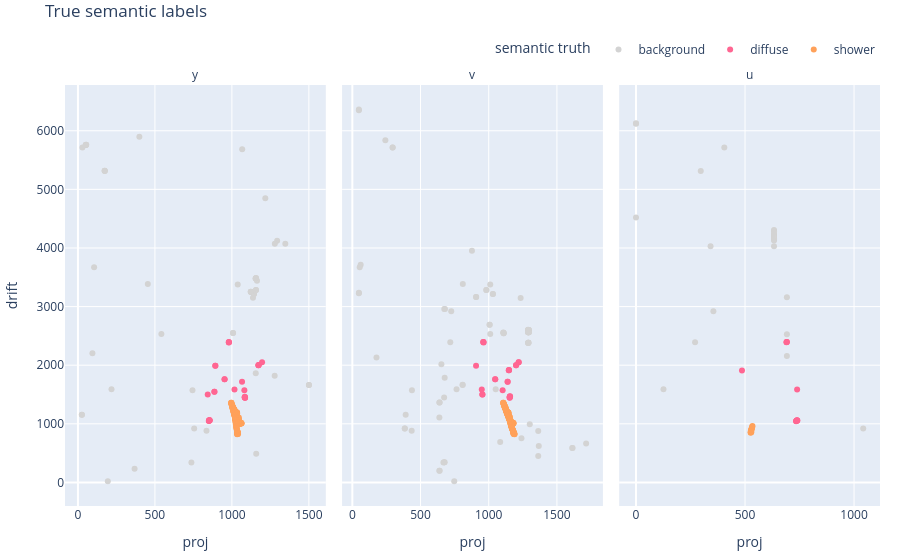

Source (notebook cell):
### Markdown cell above
### Plot a single graph

We can now use pynuml's plotting utilities to plot the graph as a figure. Each time you call the above block to retrieve a new graph, you can then re-execute the plotting blocks to re-plot with the new graph. Note these plots require a checkpoint path in the "Configure network" cell.

### Code cell
# true semantic labels

import plotly.io as pio  # claude modif!
pio.renderers.default = "plotly_mimetype+notebook_connected"  # claude modif! render without the anywidget-based FigureWidget

plot.plot(data, target='semantic', how='pred', filter='none')
plot.plot(data, target='semantic', how='true', filter='none')

plot.plot(data, target='semantic', how='pred', filter='show')
plot.plot(data, target='semantic', how='true', filter='show')

fig = plot.plot(data, target='semantic', how='true')
go.Figure(fig).show()  # claude modif!

### Figure 1 — Plotly figure (JSON) as saved in the notebook; plotly's stock layout.template omitted (floating-point values rounded to 4 significant figures; data arrays with more than 128 entries replaced by an {"elided": "..."} marker saying what was removed)
{"data": [{"customdata": {"elided": "50x5 mixed values"}, "hovertemplate": "semantic truth=%{customdata[0]}<br>plane=y<br>proj=%{x:.1f}<br>drift=%{y:.1f}<br>instance truth=%{customdata[1]}<br>filter prediction=%{customdata[2]}<br>semantic prediction=%{customdata[3]}<br>instance prediction=%{customdata[4]:.4f}<extra></extra>", "legendgroup": "background", "marker": {"color": "lightgrey", "symbol": "circle"}, "mode": "markers", "name": "background", "orientation": "v", "showlegend": true, "type": "scatter", "uid": "2486a731-d5ec-4ad6-865e-ebe14e0c6761", "x": [1501.0, 1500.0, 1347.0, 1294.0, 1279.0, 1278.0, 1217.0, 1163.0, 1158.0, 1157.0, 1157.0, 1156.0, 1156.0, 1155.0, 1155.0, 1154.0, 1144.0, 1143.0, 1137.0, 1125.0, 1124.0, 1123.0, 1122.0, 1067.0, 1038.0, 1008.0, 1007.0, 835.0, 755.0, 744.0, 737.0, 542.0, 454.0, 399.0, 368.0, 218.0, 194.0, 175.0, 174.0, 173.0, 105.0, 94.0, 54.0, 53.0, 52.0, 51.0, 50.0, 29.0, 26.0, 25.0], "xaxis": "x", "y": [1664.0, 1664.0, 4073.0, 4124.0, 4072.0, 1820.0, 4847.0, 3439.0, 489.0, 3283.0, 3487.0, 3283.0, 3486.0, 1862.0, 3479.0, 3478.0, 3216.0, 3217.0, 3149.0, 3247.0, 3249.0, 3252.0, 3253.0, 5685.0, 3376.0, 2551.0, 2548.0, 883.3, 918.7, 1573.0, 340.5, 2533.0, 3386.0, 5899.0, 233.2, 1589.0, 20.92, 5315.0, 5317.0, 5319.0, 3669.0, 2204.0, 5763.0, 5761.0, 5757.0, 5757.0, 5759.0, 5714.0, 1155.0, 1155.0], "yaxis": "y"}, {"customdata": {"elided": "87x5 mixed values"}, "hovertemplate": "semantic truth=%{customdata[0]}<br>plane=v<br>proj=%{x:.1f}<br>drift=%{y:.1f}<br>instance truth=%{customdata[1]}<br>filter prediction=%{customdata[2]}<br>semantic prediction=%{customdata[3]}<br>instance prediction=%{customdata[4]:.4f}<extra></extra>", "legendgroup": "background", "marker": {"color": "lightgrey", "symbol": "circle"}, "mode": "markers", "name": "background", "orientation": "v", "showlegend": false, "type": "scatter", "uid": "276a5bb3-297c-417a-8e25-018583cd0a8d", "x": [1714.0, 1614.0, 1613.0, 1367.0, 1363.0, 1363.0, 1301.0, 1295.0, 1295.0, 1295.0, 1293.0, 1293.0, 1293.0, 1292.0, 1292.0, 1292.0, 1292.0, 1291.0, 1291.0, 1291.0, 1291.0, 1290.0, 1290.0, 1290.0, 1290.0, 1289.0, 1289.0, 1289.0, 1289.0, 1289.0, 1288.0, 1288.0, 1288.0, 1240.0, 1234.0, 1110.0, 1109.0, 1108.0, 1107.0, 1084.0, 1051.0, 1031.0, 1030.0, 1011.0, 1011.0, 1007.0, 1006.0, 983.0, 982.0, 908.0, 907.0, 877.0, 810.0, 809.0, 808.0, 764.0, 747.0, 725.0, 718.0, 679.0, 677.0, 677.0, 674.0, 673.0, 673.0, 668.0, 653.0, 640.0, 640.0, 638.0, 638.0, 638.0, 437.0, 435.0, 391.0, 385.0, 384.0, 296.0, 295.0, 242.0, 177.0, 61.0, 54.0, 48.0, 48.0, 48.0, 48.0], "xaxis": "x2", "y": [663.0, 586.7, 586.8, 623.2, 875.5, 451.8, 993.1, 2603.0, 2573.0, 2564.0, 2603.0, 2573.0, 2563.0, 2383.0, 2603.0, 2574.0, 2564.0, 2383.0, 2602.0, 2573.0, 2564.0, 2383.0, 2603.0, 2573.0, 2563.0, 2377.0, 2384.0, 2603.0, 2574.0, 2564.0, 2602.0, 2573.0, 2564.0, 755.4, 3149.0, 2547.0, 2547.0, 2552.0, 2557.0, 691.1, 1588.0, 3215.0, 3217.0, 3376.0, 2533.0, 2689.0, 2689.0, 3284.0, 3283.0, 3163.0, 3162.0, 3952.0, 3386.0, 1665.0, 1664.0, 1589.0, 20.55, 2920.0, 2391.0, 2957.0, 1786.0, 344.5, 2958.0, 1449.0, 344.1, 340.7, 2016.0, 1364.0, 200.8, 1109.0, 1364.0, 200.6, 1573.0, 883.4, 1156.0, 918.8, 918.5, 5715.0, 5715.0, 5838.0, 2134.0, 3716.0, 3669.0, 6362.0, 6350.0, 3237.0, 3227.0], "yaxis": "y2"}, {"customdata": [["background", "-1", 0.8753, "muon", "0"], ["background", "-1", 0.3708, "shower", "-1"], ["background", "-1", 0.3049, "shower", "-1"], ["background", "-1", 0.2944, "shower", "-1"], ["background", "-1", 0.4346, "shower", "-1"], ["background", "-1", 0.3641, "shower", "-1"], ["background", "-1", 0.4351, "shower", "-1"], ["background", "-1", 0.4404, "shower", "-1"], ["background", "-1", 0.4393, "shower", "-1"], ["background", "-1", 0.4392, "shower", "-1"], ["background", "-1", 0.4394, "shower", "-1"], ["background", "-1", 0.4398, "shower", "-1"], ["background", "-1", 0.4401, "shower", "-1"], ["background", "-1", 0.4398, "shower", "-1"], ["background", "-1", 0.4386, "shower", "-1"], ["background", "-1", 0.8838, "muon", "-1"], ["background", "-1", 0.8732, "muon", "-1"], ["background", "-1", 0.4098, "shower", "-1"], ["background", "-1", 0.4172, "shower", "-1"], ["background", "-1", 0.871, "muon", "0"], ["background", "-1", 0.87, "muon", "0"], ["background", "-1", 0.4228, "shower", "-1"], ["background", "-1", 0.426, "shower", "-1"], ["background", "-1", 0.3363, "shower", "-1"]], "hovertemplate": "semantic truth=%{customdata[0]}<br>plane=u<br>proj=%{x:.1f}<br>drift=%{y:.1f}<br>instance truth=%{customdata[1]}<br>filter prediction=%{customdata[2]}<br>semantic prediction=%{customdata[3]}<br>instance prediction=%{customdata[4]:.4f}<extra></extra>", "legendgroup": "background", "marker": {"color": "lightgrey", "symbol": "circle"}, "mode": "markers", "name": "background", "orientation": "v", "showlegend": false, "type": "scatter", "uid": "3ad77451-c79e-4915-8f16-34642e1d2ad1", "x": [1042.0, 692.0, 692.0, 692.0, 633.0, 633.0, 633.0, 633.0, 633.0, 633.0, 633.0, 633.0, 633.0, 633.0, 633.0, 405.0, 355.0, 342.0, 297.0, 271.0, 126.0, 0.0, 0.0, 0.0], "xaxis": "x3", "y": [918.5, 3159.0, 2527.0, 2158.0, 4029.0, 4308.0, 4287.0, 4238.0, 4224.0, 4208.0, 4192.0, 4176.0, 4160.0, 4144.0, 4128.0, 5716.0, 2920.0, 4029.0, 5314.0, 2392.0, 1589.0, 6130.0, 6121.0, 4519.0], "yaxis": "y3"}, {"customdata": {"elided": "29x5 mixed values"}, "hovertemplate": "semantic truth=%{customdata[0]}<br>plane=y<br>proj=%{x:.1f}<br>drift=%{y:.1f}<br>instance truth=%{customdata[1]}<br>filter prediction=%{customdata[2]}<br>semantic prediction=%{customdata[3]}<br>instance prediction=%{customdata[4]:.4f}<extra></extra>", "legendgroup": "diffuse", "marker": {"color": "#FF6692", "symbol": "circle"}, "mode": "markers", "name": "diffuse", "orientation": "v", "showlegend": true, "type": "scatter", "uid": "587dcb1d-9bbc-47e3-be11-f36022b07ce1", "x": [1196.0, 1174.0, 1173.0, 1172.0, 1086.0, 1085.0, 1084.0, 1084.0, 1083.0, 1081.0, 1066.0, 1017.0, 981.0, 980.0, 980.0, 953.0, 952.0, 893.0, 892.0, 887.0, 886.0, 856.0, 855.0, 854.0, 853.0, 852.0, 851.0, 850.0, 843.0], "xaxis": "x", "y": [2049.0, 2002.0, 2000.0, 2000.0, 1444.0, 1446.0, 1464.0, 1449.0, 1454.0, 1575.0, 1717.0, 1585.0, 2393.0, 2386.0, 2395.0, 1761.0, 1761.0, 1992.0, 1992.0, 1547.0, 1547.0, 1058.0, 1060.0, 1059.0, 1059.0, 1055.0, 1051.0, 1048.0, 1499.0], "yaxis": "y"}, {"customdata": [["diffuse", "-1", 0.8698, "muon", "0"], ["diffuse", "-1", 0.8698, "muon", "0"], ["diffuse", "-1", 0.8695, "muon", "0"], ["diffuse", "-1", 0.8698, "muon", "0"], ["diffuse", "-1", 0.8686, "muon", "0"], ["diffuse", "-1", 0.8685, "muon", "0"], ["diffuse", "-1", 0.8695, "muon", "0"], ["diffuse", "-1", 0.8685, "muon", "0"], ["diffuse", "-1", 0.8699, "muon", "0"], ["diffuse", "-1", 0.2908, "shower", "-1"], ["diffuse", "-1", 0.292, "shower", "-1"], ["diffuse", "-1", 0.2883, "shower", "-1"], ["diffuse", "-1", 0.8694, "muon", "0"], ["diffuse", "-1", 0.8699, "muon", "0"], ["diffuse", "-1", 0.2813, "shower", "-1"], ["diffuse", "-1", 0.8705, "muon", "0"], ["diffuse", "-1", 0.8704, "muon", "0"], ["diffuse", "-1", 0.8705, "muon", "0"], ["diffuse", "-1", 0.8704, "muon", "0"], ["diffuse", "-1", 0.8704, "muon", "0"], ["diffuse", "-1", 0.8695, "muon", "0"], ["diffuse", "-1", 0.8693, "muon", "0"], ["diffuse", "-1", 0.8693, "muon", "0"], ["diffuse", "-1", 0.8709, "muon", "0"]], "hovertemplate": "semantic truth=%{customdata[0]}<br>plane=v<br>proj=%{x:.1f}<br>drift=%{y:.1f}<br>instance truth=%{customdata[1]}<br>filter prediction=%{customdata[2]}<br>semantic prediction=%{customdata[3]}<br>instance prediction=%{customdata[4]:.4f}<extra></extra>", "legendgroup": "diffuse", "marker": {"color": "#FF6692", "symbol": "circle"}, "mode": "markers", "name": "diffuse", "orientation": "v", "showlegend": false, "type": "scatter", "uid": "a9c867dc-b68b-4ca2-989d-ccb4d9e27125", "x": [1220.0, 1219.0, 1201.0, 1200.0, 1156.0, 1155.0, 1154.0, 1154.0, 1153.0, 1149.0, 1148.0, 1147.0, 1139.0, 1138.0, 1102.0, 1048.0, 1047.0, 962.0, 961.0, 960.0, 954.0, 953.0, 949.0, 907.0], "xaxis": "x2", "y": [2049.0, 2050.0, 2001.0, 2000.0, 1468.0, 1465.0, 1445.0, 1461.0, 1449.0, 1917.0, 1915.0, 1914.0, 1716.0, 1717.0, 1574.0, 1761.0, 1761.0, 2389.0, 2394.0, 2396.0, 1499.0, 1499.0, 1585.0, 1992.0], "yaxis": "y2"}, {"customdata": [["diffuse", "-1", 0.8703, "muon", "0"], ["diffuse", "-1", 0.8702, "muon", "0"], ["diffuse", "-1", 0.8698, "muon", "0"], ["diffuse", "-1", 0.8706, "muon", "0"], ["diffuse", "-1", 0.8702, "muon", "0"], ["diffuse", "-1", 0.8703, "muon", "0"], ["diffuse", "-1", 0.8703, "muon", "0"], ["diffuse", "-1", 0.8701, "muon", "0"], ["diffuse", "-1", 0.8716, "muon", "0"], ["diffuse", "-1", 0.8717, "muon", "0"], ["diffuse", "-1", 0.8717, "muon", "0"], ["diffuse", "-1", 0.2927, "shower", "-1"]], "hovertemplate": "semantic truth=%{customdata[0]}<br>plane=u<br>proj=%{x:.1f}<br>drift=%{y:.1f}<br>instance truth=%{customdata[1]}<br>filter prediction=%{customdata[2]}<br>semantic prediction=%{customdata[3]}<br>instance prediction=%{customdata[4]:.4f}<extra></extra>", "legendgroup": "diffuse", "marker": {"color": "#FF6692", "symbol": "circle"}, "mode": "markers", "name": "diffuse", "orientation": "v", "showlegend": false, "type": "scatter", "uid": "350d54c0-d8fe-4b95-a228-a3344e79adc5", "x": [740.0, 739.0, 739.0, 738.0, 737.0, 736.0, 735.0, 734.0, 692.0, 691.0, 690.0, 486.0], "xaxis": "x3", "y": [1055.0, 1585.0, 1057.0, 1060.0, 1055.0, 1051.0, 1047.0, 1045.0, 2396.0, 2395.0, 2390.0, 1908.0], "yaxis": "y3"}, {"customdata": {"elided": "148x5 mixed values"}, "hovertemplate": "semantic truth=%{customdata[0]}<br>plane=y<br>proj=%{x:.1f}<br>drift=%{y:.1f}<br>instance truth=%{customdata[1]}<br>filter prediction=%{customdata[2]}<br>semantic prediction=%{customdata[3]}<br>instance prediction=%{customdata[4]:.4f}<extra></extra>", "legendgroup": "shower", "marker": {"color": "#FFA15A", "symbol": "circle"}, "mode": "markers", "name": "shower", "orientation": "v", "showlegend": true, "type": "scatter", "uid": "e2473efe-5558-49de-9f60-721b42fb7316", "x": {"elided": "148 float values"}, "xaxis": "x", "y": {"elided": "148 float values"}, "yaxis": "y"}, {"customdata": {"elided": "159x5 mixed values"}, "hovertemplate": "semantic truth=%{customdata[0]}<br>plane=v<br>proj=%{x:.1f}<br>drift=%{y:.1f}<br>instance truth=%{customdata[1]}<br>filter prediction=%{customdata[2]}<br>semantic prediction=%{customdata[3]}<br>instance prediction=%{customdata[4]:.4f}<extra></extra>", "legendgroup": "shower", "marker": {"color": "#FFA15A", "symbol": "circle"}, "mode": "markers", "name": "shower", "orientation": "v", "showlegend": false, "type": "scatter", "uid": "08ec19e5-bdf8-4209-9f45-859592bb1165", "x": {"elided": "159 float values"}, "xaxis": "x2", "y": {"elided": "159 float values"}, "yaxis": "y2"}, {"customdata": [["shower", "0", 0.8705, "muon", "0"], ["shower", "0", 0.2764, "shower", "-1"], ["shower", "0", 0.8711, "muon", "0"], ["shower", "0", 0.2752, "shower", "-1"], ["shower", "0", 0.8712, "muon", "0"], ["shower", "0", 0.8713, "muon", "0"], ["shower", "0", 0.8717, "muon", "0"], ["shower", "0", 0.8712, "muon", "0"], ["shower", "0", 0.8716, "muon", "0"], ["shower", "0", 0.8712, "muon", "0"], ["shower", "0", 0.872, "muon", "0"], ["shower", "0", 0.8698, "muon", "0"], ["shower", "0", 0.8716, "muon", "0"]], "hovertemplate": "semantic truth=%{customdata[0]}<br>plane=u<br>proj=%{x:.1f}<br>drift=%{y:.1f}<br>instance truth=%{customdata[1]}<br>filter prediction=%{customdata[2]}<br>semantic prediction=%{customdata[3]}<br>instance prediction=%{customdata[4]:.4f}<extra></extra>", "legendgroup": "shower", "marker": {"color": "#FFA15A", "symbol": "circle"}, "mode": "markers", "name": "shower", "orientation": "v", "showlegend": false, "type": "scatter", "uid": "3d9d7ec6-babf-4c60-a3dd-06ca90ac12f3", "x": [534.0, 533.0, 532.0, 531.0, 530.0, 529.0, 529.0, 528.0, 528.0, 527.0, 527.0, 526.0, 526.0], "xaxis": "x3", "y": [963.7, 948.9, 933.0, 921.8, 912.2, 859.8, 902.8, 859.0, 889.9, 857.3, 875.4, 846.6, 862.1], "yaxis": "y3"}], "layout": {"annotations": [{"showarrow": false, "text": "y", "x": 0.16, "xanchor": "center", "xref": "paper", "y": 1, "yanchor": "bottom", "yref": "paper"}, {"showarrow": false, "text": "v", "x": 0.5, "xanchor": "center", "xref": "paper", "y": 1, "yanchor": "bottom", "yref": "paper"}, {"showarrow": false, "text": "u", "x": 0.84, "xanchor": "center", "xref": "paper", "y": 1, "yanchor": "bottom", "yref": "paper"}], "legend": {"orientation": "h", "title": {"text": "semantic truth"}, "tracegroupgap": 0, "x": 1, "xanchor": "right", "y": 1.05, "yanchor": "bottom"}, "margin": {"b": 20, "l": 20, "r": 20, "t": 20}, "title": {"automargin": true, "text": "True semantic labels"}, "xaxis": {"anchor": "y", "domain": [0, 0.32], "title": {"text": "proj"}}, "xaxis2": {"anchor": "y2", "domain": [0.34, 0.66], "title": {"text": "proj"}}, "xaxis3": {"anchor": "y3", "domain": [0.68, 1.0], "title": {"text": "proj"}}, "yaxis": {"anchor": "x", "domain": [0, 1], "title": {"text": "drift"}}, "yaxis2": {"anchor": "x2", "domain": [0, 1], "matches": "y", "showticklabels": false}, "yaxis3": {"anchor": "x3", "domain": [0, 1], "matches": "y", "showticklabels": false}}}
